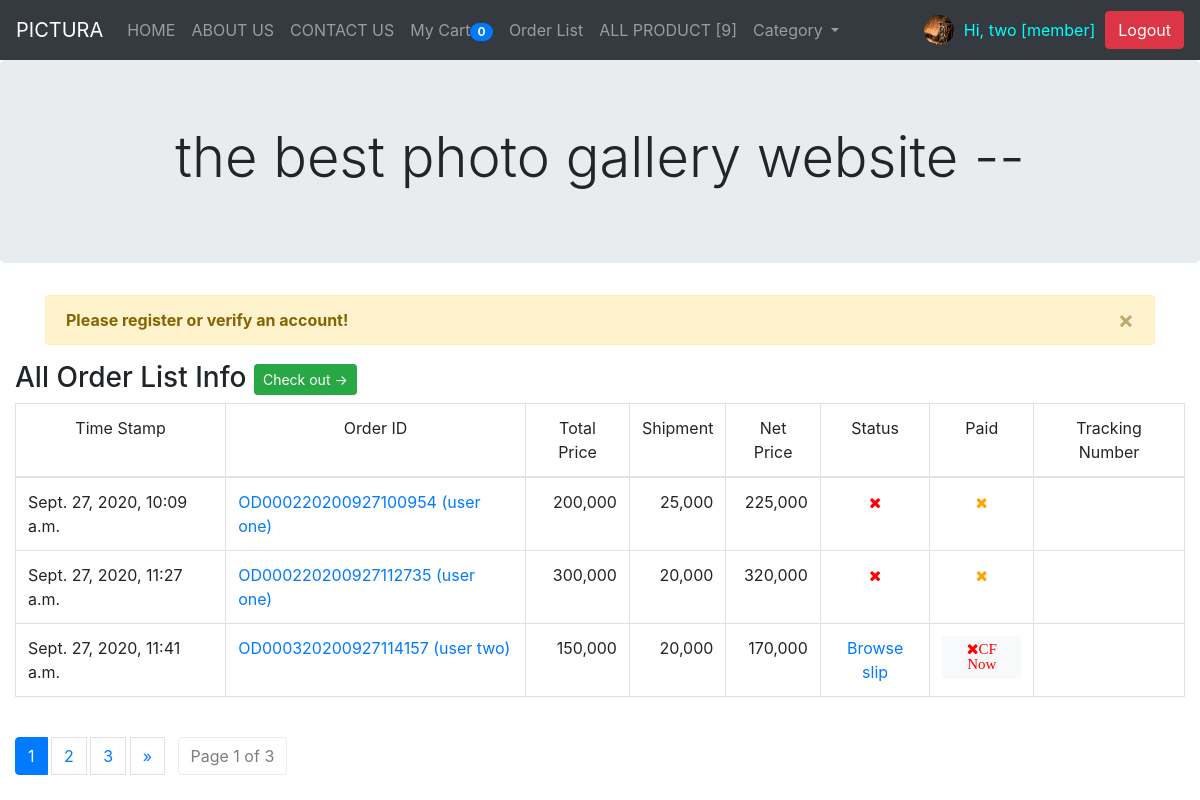
The app's page /allOrderList/ (signed in) with its own data.
### myapp/models.py (models this page shows, shortened)
class Profile(models.Model):
    user = models.OneToOneField(User, on_delete=models.CASCADE)
    photo = models.ImageField(upload_to='photoProfile',
                              null=True, blank=True, default='default.jpg')
    userType = models.CharField(max_length=100, default='member')
    cartQuantity = models.IntegerField(default=0)

class OrderPending(models.Model):
    orderId = models.CharField(max_length=100)
    user = models.ForeignKey(User, on_delete=models.CASCADE)
    name = models.CharField(max_length=100)
    tel = models.CharField(max_length=100)
    address = models.TextField()
    shipping = models.CharField(max_length=100)
    payment = models.CharField(max_length=100)
    other = models.TextField(null=True, blank=True)
    stamp = models.DateTimeField(auto_now_add=True, null=True, blank=True)
    paid = models.BooleanField(default=False)
    confirmed = models.BooleanField(default=False)
    slip = models.ImageField(upload_to="slip", null=True, blank=True)
    slipTime = models.CharField(max_length=100, null=True, blank=True)
    paymentId = models.CharField(max_length=100, null=True, blank=True)
    trackingNumber = models.CharField(max_length=100, null=True, blank=True)

### myapp/views.py (the view)
# urls.py: path('allOrderList/', AllOrderListPage, name='allOrderList'),
def AllOrderListPage(request):
    context = {}
    order = OrderPending.objects.all()
    for od in order:
        orderId = od.orderId
        odList = OrderList.objects.filter(orderId=orderId)
        total = sum([c.total for c in odList])
        od.total = total
        count = sum([c.quantity for c in odList])
        if od.shipping == 'ems':
            shipCost = sum([10000 if i == 0 else 5000 for i in range(count)])
        else:
            shipCost = sum([5000 if i == 0 else 2000 for i in range(count)])
        if od.payment == 'cod':
            shipCost += 5000
        od.shipCost = shipCost
    paginator = Paginator(order, 3)
    page = request.GET.get('page')
    order = paginator.get_page(page)
    context['allOrder'] = order
    return render(request, 'myapp/allOrderList.html', context)

### myapp/templatetags/custom_tags.py (called while the page is built)
@register.simple_tag
def show_allproduct():
    count = AllProduct.objects.count()
    return count

@register.inclusion_tag('myapp/allCategory.html')
def all_category():
    cats = Category.objects.all()
    return {'allcats': cats}

### template/myapp/allOrderList.html (shortened to what this page needs)
{% extends 'myapp/base.html' %} {% load humanize %} {% block content %}
<h3>
  All Order List Info
  <a href="{% url 'checkOut' %}" class="btn btn-sm btn-success">Check out -></a>
</h3>
<table class="table table-bordered table-strip">
  <thead>
    <tr class="text-center">
      <td>Time Stamp</td>
      <td>Order ID</td>
      <td>Total Price</td>
      <td>Shipment</td>
      <td>Net Price</td>
      <td>Status</td>
      <td>Paid</td>
      <td>Tracking Number</td>
    </tr>
  </thead>
  <tbody>
    {% for od in allOrder %}
    <tr>
      <td>{{od.stamp}}</td>
      <td>
        <a href="{% url 'updateTracking' od.orderId %}"
          >{{od.orderId }} ({{od.name}})</a
        >
      </td>
      <td class="text-right">{{od.total|intcomma}}</td>
      <td class="text-right">{{od.shipCost|intcomma}}</td>
      <td class="text-right">{{od.total|add:od.shipCost|intcomma}}</td>
      <td class="text-center">
        {% if od.slip %} <a href="{{od.slip.url}}">Browse slip</a> {% else %}
        <i class="fa fa-close" style="font-size: 15px; color: red"></i>
        {% endif %}
      </td>
      <td class="text-center">
        {% if od.paid %}
        <a
          href="{% url 'updateStatus' od.orderId 'cancel' %}"
          class="btn btn-sm btn-light"
          ><i
            class="fa fa-check-square-o"
            style="font-size: 25px; color: green"
          ></i
        ></a>
        {% else %} {% if od.slip %}
        <a
          href="{% url 'updateStatus' od.orderId 'confirm' %}"
          class="btn btn-sm btn-light"
          ><i class="fa fa-close" style="font-size: 15px; color: red"
            >CF Now</i
          ></a
        >
        {% else %}
        <i class="fa fa-close" style="font-size: 15px; color: orange"></i>
        {% endif %} {% endif %}
      </td>
      <td>
      </td>
    </tr>
    {% endfor %}
  </tbody>
</table>
<br />
<nav aria-label="Page navigation example">
  <ul class="pagination">
     {% if allOrder.has_next and allOrder.has_previous != True %}
    <li class="page-item active">
      <a href="?page={{allOrder.number}}" class="page-link"
        >{{allOrder.number}}</a
      >
    </li>
    <li class="page-item">
      <a href="?page={{allOrder.number|add:1}}" class="page-link"
        >{{allOrder.number|add:1}}</a
      >
    </li>
    <li class="page-item">
      <a href="?page={{allOrder.number|add:2}}" class="page-link"
        >{{allOrder.number|add:2}}</a
      >
    </li>
    <li class="page-item">
      <a
        class="page-link"
        href="?page={{allOrder.next_page_number}}"
        aria-label="Next"
      >
        <span aria-hidden="true">&raquo;</span>
      </a>
    </li>
    {% endif%} &nbsp;&nbsp;&nbsp;
    <li class="page-item page-link btn btn-outline-dark disabled">
      Page {{allOrder.number}} of {{allOrder.paginator.num_pages}}
    </li>
  </ul>
</nav>
{% endblock %}

### template/myapp/base.html (shortened to what this page needs)
{% load custom_tags %} {% load markdown_extra %}
<!DOCTYPE html>
<html lang="en">
  <head>
    <link
      rel="stylesheet"
      href="https://stackpath.bootstrapcdn.com/bootstrap/4.5.2/css/bootstrap.min.css"
    />
    <link
      rel="stylesheet"
      href="https://cdnjs.cloudflare.com/ajax/libs/font-awesome/4.7.0/css/font-awesome.min.css"
    />
  </head>
  <body>
    <nav class="navbar navbar-expand-sm bg-dark navbar-dark">
      <a class="navbar-brand" href="/">PICTURA</a>
      <div class="collapse navbar-collapse" id="collapsibleNavbar">
        <ul class="navbar-nav mr-auto">
          <li class="nav-item">
            <a class="nav-link" href="{% url 'home-page'%}">HOME</a>
          </li>
          <li class="nav-item">
            <a class="nav-link" href="{% url 'about-page'%}">ABOUT US</a>
          </li>
          <li class="nav-item">
            <a class="nav-link" href="{% url 'contact-page'%}">CONTACT US</a>
          </li>
          {% if user.is_authenticated and user.profile.userType == 'member'%}
          <li class="nav-item">
            <a class="nav-link" href="{% url 'myCart'%}"
              >My Cart<span class="badge badge-pill badge-primary"
                >{{user.profile.cartQuantity}}</span
              ></a
            >
          </li>
          <li class="nav-item">
            <a class="nav-link" href="{% url 'orderList'%}">Order List</a>
          </li>
          {% endif %}
          <li class="nav-item">
            <a class="nav-link" href="{% url 'allProduct'%}"
              >ALL PRODUCT [{% show_allproduct %}]</a
            >
          </li>
          <li class="nav-item dropdown">
            <a
              class="nav-link dropdown-toggle"
              href="#"
              id="navbarDropdown"
              role="button"
              data-toggle="dropdown"
              aria-haspopup="true"
              aria-expanded="false"
            >
              Category
            </a>
          </li>
        </ul>
        {% if user.is_authenticated %}
        <img
          src="{{user.profile.photo.url}}"
          alt=""
          width="30px"
          height="30px"
          class="rounded-circle"
        />
        <p style="color: cyan; margin: 10px">
          Hi,&nbsp{{user.last_name}}&nbsp[{{user.profile.userType}}]
        </p>
        <a class="btn btn-danger" href="{% url 'logout' %}">Logout</a>
        {% else %}
        <a class="btn btn-info" href="{% url 'register'%}">Register</a
        >&nbsp&nbsp&nbsp
        <a class="btn btn-info" href="{% url 'login' %}">Login</a>
        {% endif %}
      </div>
    </nav>
    <center>
      <div class="jumbotron">
        <h5 class="display-4">the best photo gallery website --</h5>
      </div>
    </center>
    <div class="container">
      {% if user.is_authenticated and user.verifyemail.approved == False %}
      <div class="alert alert-warning alert-dismissible">
        <button type="button" class="close" data-dismiss="alert">
          &times;
        </button>
        <strong>Please register or verify an account!</strong>
      </div>
      {% endif %}
    </div>
    <div class="container-fluid">
      {% block content %} {% endblock content %}
    </div>
  </body>
</html>

### records on screen
OrderPending: stamp "Sept. 27, 2020, 10:09 a.m.", orderId "OD000220200927100954", name "user one", total "200,000", shipCost "25,000", total|add "225,000", paid False (drawn)
OrderPending: stamp "Sept. 27, 2020, 11:27 a.m.", orderId "OD000220200927112735", name "user one", total "300,000", shipCost "20,000", total|add "320,000", paid False (drawn)
OrderPending: stamp "Sept. 27, 2020, 11:41 a.m.", orderId "OD000320200927114157", name "user two", total "150,000", shipCost "20,000", total|add "170,000", paid "CF Now"

### other values on screen
{{ user.profile.cartQuantity }} "0"
{{ user.last_name }} "two"
{{ user.profile.userType }} "member"
{{ allOrder.number }} "1"
{{ allOrder.number|add:1 }} "2"
{{ allOrder.number|add:2 }} "3"
{{ allOrder.paginator.num_pages }} "3"
